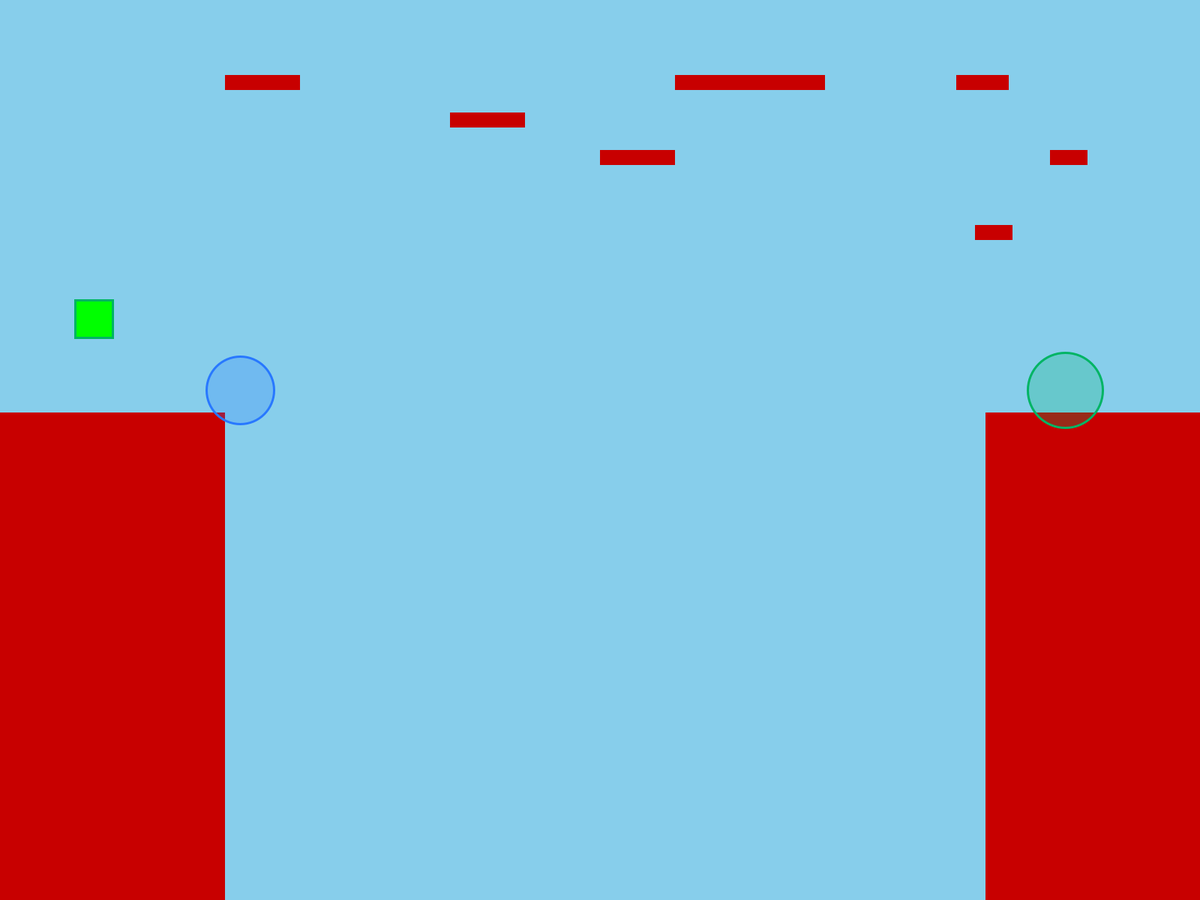
Frame 1 (no input)
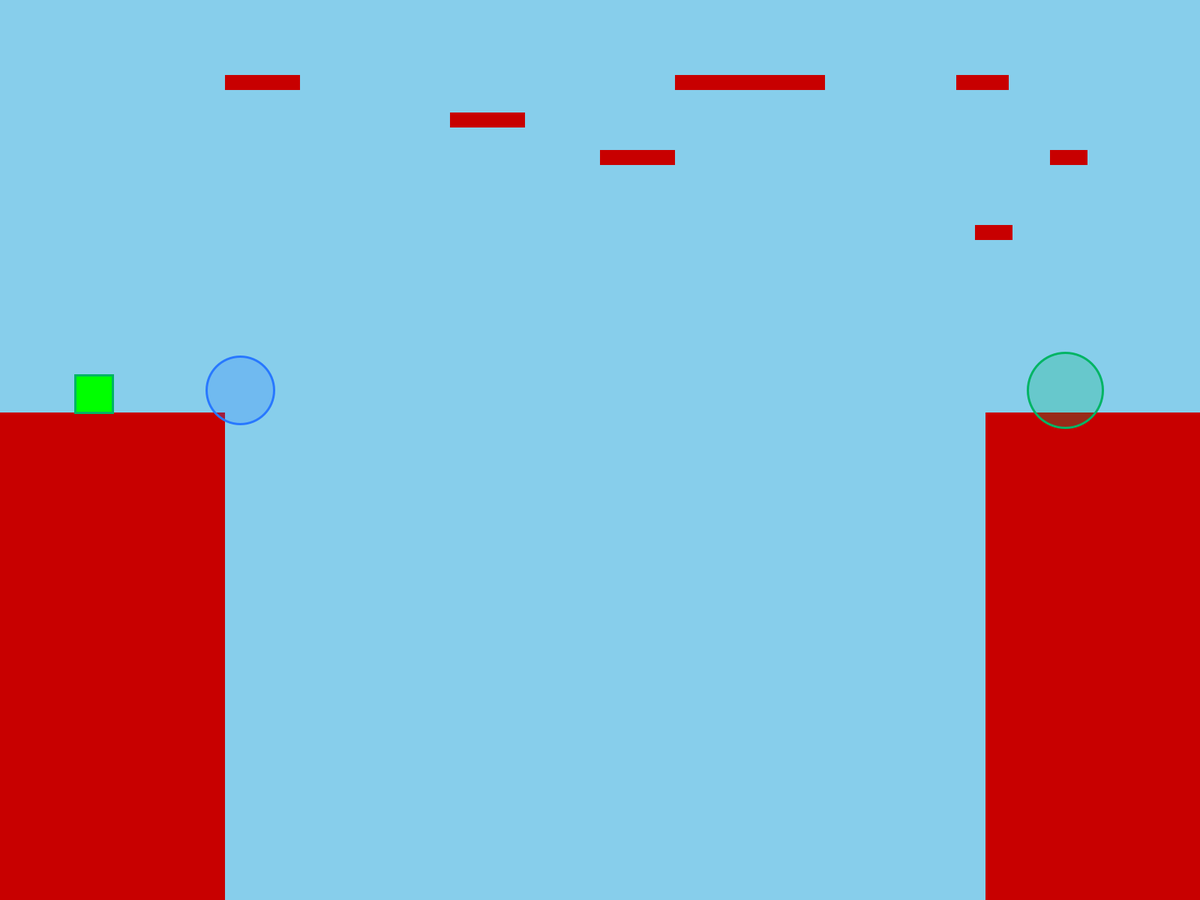
Frame 60 (the mouse pressed at the canvas centre just before this capture)
Frame 120 (the mouse held since frame 60 and released just before this capture): identical to frame 60, image omitted

The Processing sketch that drew these frames (run headless with seeded random() and noise(); from frame 60 on, the mouse is pressed at the canvas centre):

// Processing sketch: eindopdracht_samenwerk
// ── eindopdracht_samenwerk.pde
Player player;
ArrayList<Platform> platforms;

ArrayList<GravityZone> zones;

boolean[] keys = new boolean[128];

void setup() {
  fullScreen();

  player = new Player(100, 400, 50, 50);

  platforms = new ArrayList<Platform>();
  platforms.add(new Platform(0, 550, 300, height)); // Start platform (left wall)
  platforms.add(new Platform(300, 100, 100, 20));
  platforms.add(new Platform(600, 150, 100, 20));
  platforms.add(new Platform(800, 200, 100, 20));
  platforms.add(new Platform(900, 100, 200, 20));
  platforms.add(new Platform(1275, 100, 70, 20));
  platforms.add(new Platform(1400, 200, 50, 20));
  platforms.add(new Platform(1300, 300, 50, 20));
  platforms.add(new Platform(width-286, 550, 300, height));  // Finish platform (right wall)

  zones = new ArrayList<GravityZone>();
  zones.add(new GravityZone(
    320, 520, 45,
    GravityZone.MODE_TOGGLE,
    0.5
    ));

  zones.add(new GravityZone(
    width - 180, 520, 50,
    GravityZone.MODE_SET,
    0.5
    ));
}

void keyPressed() {
  if (key < 128) keys[key] = true;
}

void keyReleased() {
  if (key < 128) keys[key] = false;
}

void update() {
  if (keys['a'] || keys['A']) {
    player.xVelocity = -5;
  } else if (keys['d'] || keys['D']) {
    player.xVelocity = 5;
  } else {
    player.xVelocity = 0;
  }


  float gSign = player.gravity > 0 ? 1 : -1;
  if ((keys['w'] || keys['W'] || keys[' ']) && player.onGround) {
    player.yVelocity = -10 * gSign;
    player.onGround = false;
  }

  player.x += player.xVelocity;
  player.y += player.yVelocity;
  player.yVelocity += player.gravity;
  player.onGround = false;

  if (player.y > height + 150 || player.y < -150) player.respawn();

  for (GravityZone z : zones) {
    if (z.overlaps(player) && player.flipCooldown <= 0) {
      z.apply(player);
      player.flipCooldown = 40;
      break;
    }
  }
  player.flipCooldown = max(0, player.flipCooldown - 1);

  for (Platform p : platforms) {
    if (player.intersects(p)) {
      resolveCollision(player, p);
    }
  }


  player.x = constrain(player.x, -200, width + 200);
}

void draw() {
  background(135, 206, 235);

  update();


  for (Platform p : platforms) p.display();

  for (GravityZone z : zones) z.display(player);

  player.display();

}


void resolveCollision(Player pl, Platform pf) {
  float overlapLeft   = (pl.x + pl.w) - pf.x;
  float overlapRight  = (pf.x + pf.w) - pl.x;
  float overlapTop    = (pl.y + pl.h) - pf.y;
  float overlapBottom = (pf.y + pf.h) - pl.y;

  float minHoriz = min(overlapLeft, overlapRight);
  float minVert  = min(overlapTop, overlapBottom);

  boolean resolveVert = (abs(pl.yVelocity) >= abs(pl.xVelocity)) || (minVert <= minHoriz);

  float dir = pl.gravity > 0 ? 1 : -1;

  if (resolveVert) {
    if (pl.yVelocity * dir > 0) {
      if (dir > 0) {
        pl.y = pf.y - pl.h;
      } else {
        pl.y = pf.y + pf.h;
      }
      pl.yVelocity = 0;
      pl.onGround = true;
    } else {
      if (dir > 0) {
        pl.y = pf.y + pf.h;
      } else {
        pl.y = pf.y - pl.h;
      }
      pl.yVelocity = 4 * dir;
    }
  } else {
    if (overlapLeft < overlapRight) {
      pl.x = pf.x - pl.w;
    } else {
      pl.x = pf.x + pf.w;
    }
    pl.xVelocity = 0;
  }
}


class Player {
  float x, y, w, h;
  float yVelocity = 0;
  float xVelocity = 0;
  float gravity = 0.5;
  boolean onGround = false;
  float spawnX, spawnY;
  void display() {
    fill(0, 255, 0);
    rect(x, y, w, h);
  }

  int flipCooldown = 0;
  Player(float x, float y, float w, float h) {
    this.x = x;
    this.y = y;
    this.w = w;
    this.h = h;
    spawnX = x;
    spawnY = y;
  }

  void setGravity(float g) {
    if (sign(gravity) != sign(g)) {
      yVelocity *= -0.25;
    }
    gravity = g;
  }

  int sign(float v) {
    return v >= 0 ? 1 : -1;
  }

  void respawn() {
    x = spawnX;
    y = spawnY;
    xVelocity = 0;
    yVelocity = 0;
    gravity = 0.5;
    onGround = false;
    flipCooldown = 0;
  }

  boolean intersects(Platform p) {
    return (x + w > p.x && x < p.x + p.w && y + h > p.y && y < p.y + p.h);
  }
}

class Platform {
  float x, y, w, h;

  Platform(float x, float y, float w, float h) {
    this.x = x;
    this.y = y;
    this.w = w;
    this.h = h;
  }

  void display() {
    fill(200, 0, 0);
    noStroke();
    rect(x, y, w, h);
  }
}
class GravityZone {
  static final int MODE_TOGGLE = 0;
  static final int MODE_SET    = 1;

  float x, y, r;
  int mode;
  float targetGravity;

  GravityZone(float x, float y, float r, int mode, float targetGravity) {
    this.x = x;
    this.y = y;
    this.r = r;
    this.mode = mode;
    this.targetGravity = targetGravity;
  }

  boolean overlaps(Player pl) {
    float cx = pl.x + pl.w/2.0;
    float cy = pl.y + pl.h/2.0;
    return dist(cx, cy, x, y) <= (r + min(pl.w, pl.h)*0.45);
  }

  void apply(Player pl) {
    if (mode == MODE_TOGGLE) {
      pl.setGravity(pl.gravity * -1);
    } else if (mode == MODE_SET) {
      pl.setGravity(targetGravity);
    }
  }

  void display(Player pl) {
    noStroke();
    strokeWeight(3);

    if (mode == MODE_TOGGLE) {
      if (pl.gravity > 0) {
        stroke(40, 120, 255);
        fill(40, 120, 255, 60);
      } else {
        stroke(255, 140, 0);
        fill(255, 140, 0, 60);
      }
    } else {
      stroke(0, 180, 100);
      fill(0, 180, 100, 60);
    }

    ellipse(x, y, r*2, r*2);
  }
}
